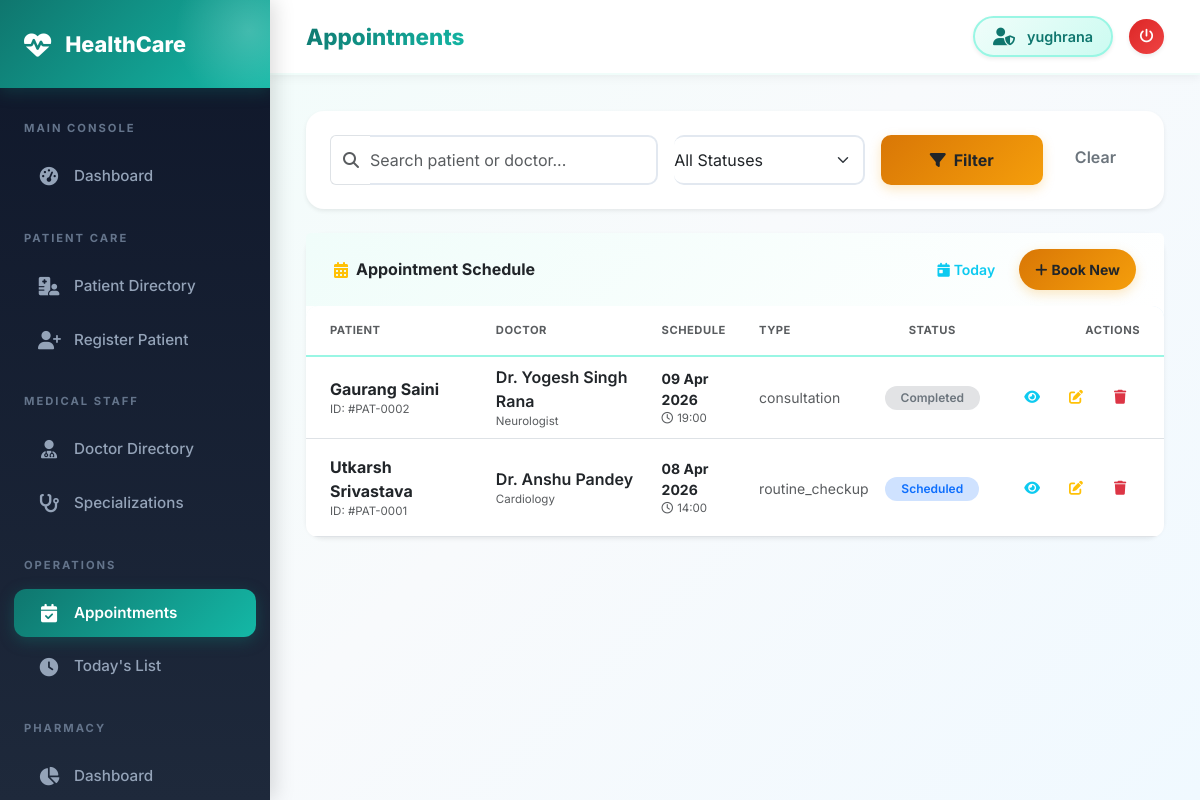
/appointments/ (signed in), run on the app's committed database.
### appointments/models.py (models this page shows, shortened)
class Appointment(models.Model):
    STATUS_CHOICES = [
        ('scheduled', 'Scheduled'),
        ('confirmed', 'Confirmed'),
        ('completed', 'Completed'),
        ('cancelled', 'Cancelled'),
        ('no_show', 'No Show'),
    ]
    TYPE_CHOICES = [
        ('consultation', 'Consultation'),
        ('follow_up', 'Follow Up'),
        ('emergency', 'Emergency'),
        ('routine_checkup', 'Routine Checkup'),
        ('lab_test', 'Lab Test'),
        ('surgery', 'Surgery'),
    ]
    patient = models.ForeignKey(Patient, on_delete=models.CASCADE, related_name='appointments')
    doctor = models.ForeignKey(Doctor, on_delete=models.CASCADE, related_name='appointments')
    appointment_date = models.DateField()
    appointment_time = models.TimeField()
    appointment_type = models.CharField(max_length=30, choices=TYPE_CHOICES, default='consultation')
    status = models.CharField(max_length=20, choices=STATUS_CHOICES, default='scheduled')
    reason = models.TextField(blank=True)
    notes = models.TextField(blank=True)
    follow_up_date = models.DateField(null=True, blank=True)
    created_at = models.DateTimeField(auto_now_add=True)
    updated_at = models.DateTimeField(auto_now=True)
    class Meta:
        ordering = ['-appointment_date', '-appointment_time']

### patients/models.py (models this page shows, shortened)
class Patient(models.Model):
    BLOOD_GROUP_CHOICES = [
        ('A+', 'A+'), ('A-', 'A-'), ('B+', 'B+'), ('B-', 'B-'),
        ('O+', 'O+'), ('O-', 'O-'), ('AB+', 'AB+'), ('AB-', 'AB-'),
    ]
    GENDER_CHOICES = [('M', 'Male'), ('F', 'Female'), ('O', 'Other')]
    user = models.OneToOneField(User, on_delete=models.SET_NULL, null=True, blank=True)
    first_name = models.CharField(max_length=100)
    last_name = models.CharField(max_length=100)
    date_of_birth = models.DateField()
    gender = models.CharField(max_length=1, choices=GENDER_CHOICES)
    blood_group = models.CharField(max_length=3, choices=BLOOD_GROUP_CHOICES, blank=True)
    phone = models.CharField(max_length=15)
    email = models.EmailField(blank=True)
    address = models.TextField()
    emergency_contact_name = models.CharField(max_length=100, blank=True)
    emergency_contact_phone = models.CharField(max_length=15, blank=True)
    allergies = models.TextField(blank=True, help_text="List known allergies")
    chronic_conditions = models.TextField(blank=True)
    insurance_provider = models.CharField(max_length=100, blank=True)
    insurance_id = models.CharField(max_length=50, blank=True)
    created_at = models.DateTimeField(auto_now_add=True)
    updated_at = models.DateTimeField(auto_now=True)
    def get_full_name(self):
        return f"{self.first_name} {self.last_name}"

### doctors/models.py (models this page shows, shortened)
class Doctor(models.Model):
    user = models.OneToOneField(User, on_delete=models.SET_NULL, null=True, blank=True)
    first_name = models.CharField(max_length=100)
    last_name = models.CharField(max_length=100)
    specialization = models.ForeignKey(Specialization, on_delete=models.SET_NULL, null=True)
    qualification = models.CharField(max_length=200)
    experience_years = models.IntegerField(default=0)
    phone = models.CharField(max_length=15)
    email = models.EmailField()
    license_number = models.CharField(max_length=50, unique=True)
    consultation_fee = models.DecimalField(max_digits=8, decimal_places=2, default=0)
    available_days = models.CharField(max_length=100, blank=True, help_text="e.g. Mon,Tue,Wed")
    available_time_start = models.TimeField(null=True, blank=True)
    available_time_end = models.TimeField(null=True, blank=True)
    bio = models.TextField(blank=True)
    is_active = models.BooleanField(default=True)
    created_at = models.DateTimeField(auto_now_add=True)
    def get_full_name(self):
        return f"Dr. {self.first_name} {self.last_name}"

class Specialization(models.Model):
    name = models.CharField(max_length=100, unique=True)
    description = models.TextField(blank=True)

### appointments/views.py (the view, shortened to what this page needs)
# urls.py: path('', views.appointment_list, name='appointment_list'),
@login_required
def appointment_list(request):
    query = request.GET.get('q', '')
    status_filter = request.GET.get('status', '')
    appointments = Appointment.objects.select_related('patient', 'doctor').order_by('-appointment_date', '-appointment_time')
    if status_filter:
        appointments = appointments.filter(status=status_filter)
    return render(request, 'appointments/appointment_list.html', {
        'appointments': appointments,
        'query': query,
        'status_filter': status_filter,
        'status_choices': Appointment.STATUS_CHOICES,
    })

### templates/appointments/appointment_list.html (shortened to what this page needs)
{% extends 'base/base.html' %}
{% block page_title %}Appointments{% endblock %}
{% block content %}
<div class="row mb-4">
    <div class="col-12">
        <div class="card shadow-sm border-0">
            <div class="card-body p-4">
                <form method="get" class="row g-3">
                    <div class="col-md-5">
                        <div class="input-group">
                            <span class="input-group-text bg-white border-end-0 text-muted">
                                <i class="fas fa-search"></i>
                            </span>
                            <input type="text" name="q" class="form-control border-start-0 ps-0" placeholder="Search patient or doctor..." value="{{ query }}">
                        </div>
                    </div>
                    <div class="col-md-3">
                        <select name="status" class="form-select border-start-0 ps-0">
                            <option value="">All Statuses</option>
                        </select>
                    </div>
                    <div class="col-md-4 d-flex gap-2">
                        <button class="btn btn-warning px-4 text-dark flex-fill fw-bold" type="submit">
                            <i class="fas fa-filter me-2"></i>Filter
                        </button>
                        <a href="{% url 'appointment_list' %}" class="btn btn-outline-secondary px-4">Clear</a>
                    </div>
                </form>
            </div>
        </div>
    </div>
</div>
<div class="card shadow-sm border-0 overflow-visible">
    <div class="card-header bg-white py-3 border-0 d-flex justify-content-between align-items-center">
        <div class="d-flex align-items-center">
            <i class="fas fa-calendar-alt text-warning me-2"></i>
            <h6 class="mb-0 fw-bold">Appointment Schedule</h6>
        </div>
        <div class="d-flex gap-2">
            <a href="{% url 'today_appointments' %}" class="btn btn-outline-info btn-sm rounded-pill px-3">
                <i class="fas fa-calendar-day me-1"></i>Today
            </a>
            <a href="{% url 'appointment_create' %}" class="btn btn-warning btn-sm text-dark rounded-pill px-3 fw-bold">
                <i class="fas fa-plus me-1"></i>Book New
            </a>
        </div>
    </div>
    <div class="card-body p-0">
        <div class="table-responsive" style="overflow: visible;">
            <table class="table table-hover align-middle mb-0">
                <thead class="bg-light">
                    <tr>
                        <th class="px-4 py-3 small text-uppercase text-muted border-0">Patient</th>
                        <th class="py-3 small text-uppercase text-muted border-0">Doctor</th>
                        <th class="py-3 small text-uppercase text-muted border-0">Schedule</th>
                        <th class="py-3 small text-uppercase text-muted border-0">Type</th>
                        <th class="py-3 small text-uppercase text-muted border-0 text-center">Status</th>
                        <th class="px-4 py-3 small text-uppercase text-muted border-0 text-end">Actions</th>
                    </tr>
                </thead>
                <tbody class="border-top-0">
                    {% for appt in appointments %}
                    <tr>
                        <td class="px-4 py-3">
                            <div class="fw-bold">
                                <a href="{% url 'patient_detail' appt.patient.pk %}" class="text-decoration-none text-dark">{{ appt.patient.get_full_name }}</a>
                            </div>
                            <div class="text-muted extra-small">ID: #PAT-{{ appt.patient.id|stringformat:"04d" }}</div>
                        </td>
                        <td>
                            <div class="fw-semibold">{{ appt.doctor.get_full_name }}</div>
                            <div class="text-muted extra-small">{{ appt.doctor.specialization.name }}</div>
                        </td>
                        <td>
                            <div class="fw-bold text-dark small">{{ appt.appointment_date|date:"d M Y" }}</div>
                            <div class="text-muted extra-small"><i class="far fa-clock me-1"></i>{{ appt.appointment_time|time:"H:i" }}</div>
                        </td>
                        <td>
                            <span class="small text-muted">{{ appt.get_init_type_display|default:appt.appointment_type }}</span>
                        </td>
                        <td class="text-center">
                            {% if appt.status == 'scheduled' %}
                                <span class="badge bg-primary-subtle text-primary rounded-pill px-3">Scheduled</span>
                            {% elif appt.status == 'confirmed' %}
                                <span class="badge bg-success-subtle text-success rounded-pill px-3">Confirmed</span>
                            {% elif appt.status == 'completed' %}
                                <span class="badge bg-secondary-subtle text-secondary rounded-pill px-3">Completed</span>
                            {% elif appt.status == 'cancelled' %}
                                <span class="badge bg-danger-subtle text-danger rounded-pill px-3">Cancelled</span>
                            {% else %}
                                <span class="badge bg-light text-muted rounded-pill px-3">{{ appt.get_status_display }}</span>
                            {% endif %}
                        </td>
                        <td class="px-4 py-3 text-end">
                            <div class="d-flex justify-content-end gap-1">
                                <a href="{% url 'appointment_detail' appt.pk %}" class="btn btn-sm btn-outline-info action-btn" data-bs-toggle="tooltip" title="View Details">
                                    <i class="fas fa-eye"></i>
                                </a>
                                <a href="{% url 'appointment_update' appt.pk %}" class="btn btn-sm btn-outline-warning action-btn" data-bs-toggle="tooltip" title="Reschedule">
                                    <i class="fas fa-edit"></i>
                                </a>
                                <a href="{% url 'appointment_delete' appt.pk %}" class="btn btn-sm btn-outline-danger action-btn" data-bs-toggle="tooltip" title="Cancel">
                                    <i class="fas fa-trash"></i>
                                </a>
                            </div>
                        </td>
                    </tr>
                    {% endfor %}
                </tbody>
            </table>
        </div>
    </div>
</div>
{% endblock %}

### templates/base/base.html (shortened to what this page needs)
<!doctype html>
<html lang="en">
  <head>
    <link href="https://cdn.jsdelivr.net/npm/bootstrap@5.3.0/dist/css/bootstrap.min.css" rel="stylesheet" />
    <link href="https://cdnjs.cloudflare.com/ajax/libs/font-awesome/6.4.0/css/all.min.css" rel="stylesheet" />
  </head>
  <body>
    {% if user.is_authenticated %}
    <div class="sidebar" id="sidebar">
      <div class="sidebar-brand">
        <i class="fas fa-heartbeat"></i>
        <span>HealthCare</span>
      </div>
      <nav class="mt-2 pb-5">
        <div class="nav-section">Main Console</div>
        <a href="{% url 'dashboard' %}" class="nav-link {% if request.resolver_match.url_name == 'dashboard' %}active{% endif %}">
          <i class="fas fa-tachometer-alt"></i> Dashboard
        </a>
        <div class="nav-section">Patient Care</div>
        <a href="{% url 'patient_list' %}" class="nav-link {% if request.resolver_match.url_name == 'patient_list' %}active{% endif %}">
          <i class="fas fa-hospital-user"></i> Patient Directory
        </a>
        <a href="{% url 'patient_create' %}" class="nav-link {% if request.resolver_match.url_name == 'patient_create' %}active{% endif %}">
          <i class="fas fa-user-plus"></i> Register Patient
        </a>
        <div class="nav-section">Medical Staff</div>
        <a href="{% url 'doctor_list' %}" class="nav-link {% if request.resolver_match.url_name == 'doctor_list' %}active{% endif %}">
          <i class="fas fa-user-md"></i> Doctor Directory
        </a>
        <a href="{% url 'specialization_list' %}" class="nav-link {% if 'specialization' in request.resolver_match.url_name %}active{% endif %}">
          <i class="fas fa-stethoscope"></i> Specializations
        </a>
        <div class="nav-section">Operations</div>
        <a href="{% url 'appointment_list' %}" class="nav-link {% if request.resolver_match.url_name == 'appointment_list' %}active{% endif %}">
          <i class="fas fa-calendar-check"></i> Appointments
        </a>
        <a href="{% url 'today_appointments' %}" class="nav-link {% if request.resolver_match.url_name == 'today_appointments' %}active{% endif %}">
          <i class="fas fa-clock"></i> Today's List
        </a>
        <div class="nav-section">Pharmacy</div>
        <a href="{% url 'pharmacy_dashboard' %}" class="nav-link {% if request.resolver_match.url_name == 'pharmacy_dashboard' %}active{% endif %}">
          <i class="fas fa-chart-pie"></i> Dashboard
        </a>
      </nav>
    </div>
    <div class="main-content">
      <div class="topbar">
        <div class="d-flex align-items-center">
            <span class="topbar-title">{% block page_title %}HealthCare Portal{% endblock %}</span>
        </div>
        <div class="d-flex align-items-center gap-3">
          <div class="user-badge shadow-sm">
            <i class="fas fa-user-shield"></i>
            <span>{{ user.get_full_name|default:user.username }}</span>
          </div>
          <a href="{% url 'logout' %}" class="btn btn-sm btn-danger rounded-circle p-2 shadow-sm" style="width: 35px; height: 35px; display: flex; align-items: center; justify-content: center;">
            <i class="fas fa-power-off"></i>
          </a>
        </div>
      </div>
      <div class="page-content">
        {% block content %}{% endblock %}
      </div>
    </div>
    {% else %}
        {% block public_content %}{% endblock %}
    {% endif %}
  </body>
</html>

### templates/appointments/appointment_list.html (style rules this page uses)
.extra-small { font-size: 0.72rem; }
.action-btn { width: 32px; height: 32px; display: inline-flex; align-items: center; justify-content: center; border-radius: 6px; transition: all 0.2s; }
.badge { font-weight: 600; font-size: 0.75rem; }
.table th { font-size: 0.7rem !important; letter-spacing: 0.05rem; }

### data on the page
Appointment: patient.get_full_name "Gaurang Saini", patient.id "0002", doctor.get_full_name "Dr. Yogesh Singh Rana", doctor.specialization.name "Neurologist", appointment_date "09 Apr 2026", appointment_time "19:00", init_type "consultation", status "Completed"
Appointment: patient.get_full_name "Utkarsh Srivastava", patient.id "0001", doctor.get_full_name "Dr. Anshu Pandey", doctor.specialization.name "Cardiology", appointment_date "08 Apr 2026", appointment_time "14:00", init_type "routine_checkup", status "Scheduled"

### other printed values
{{ user.get_full_name|default:user.username }} "yughrana"
